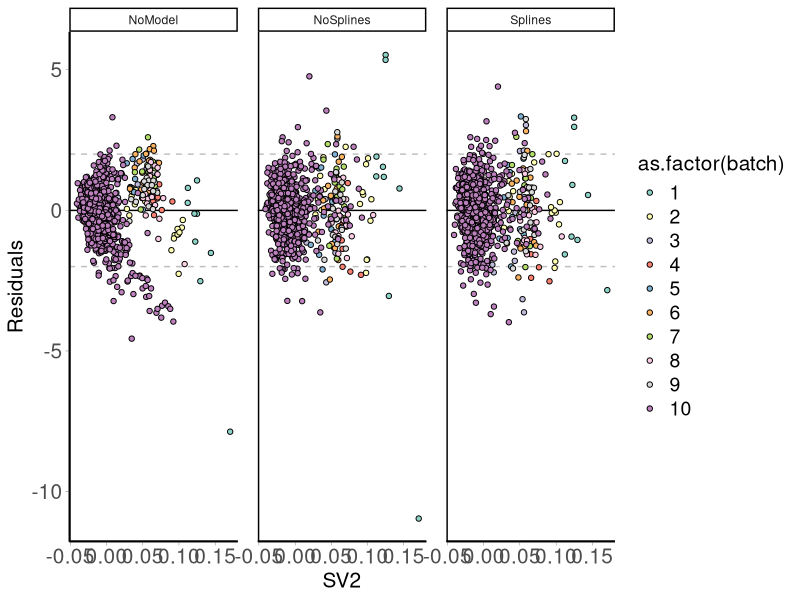
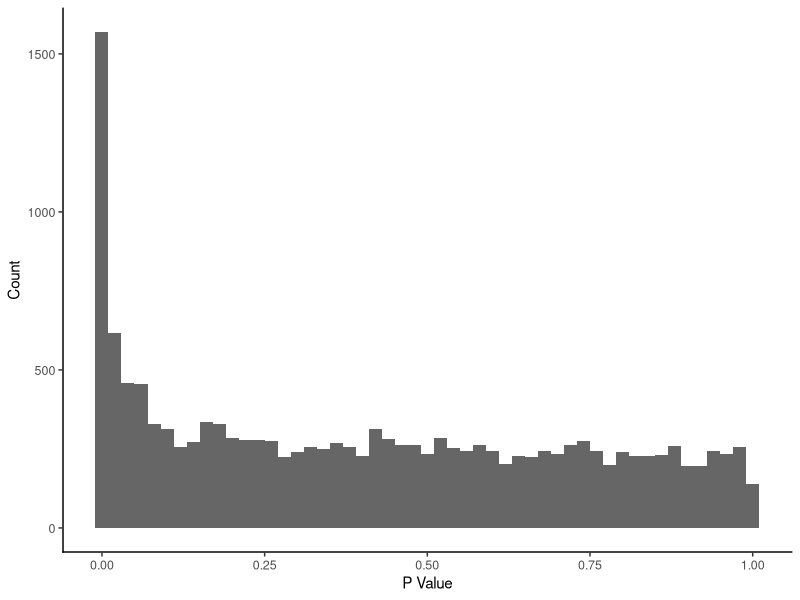
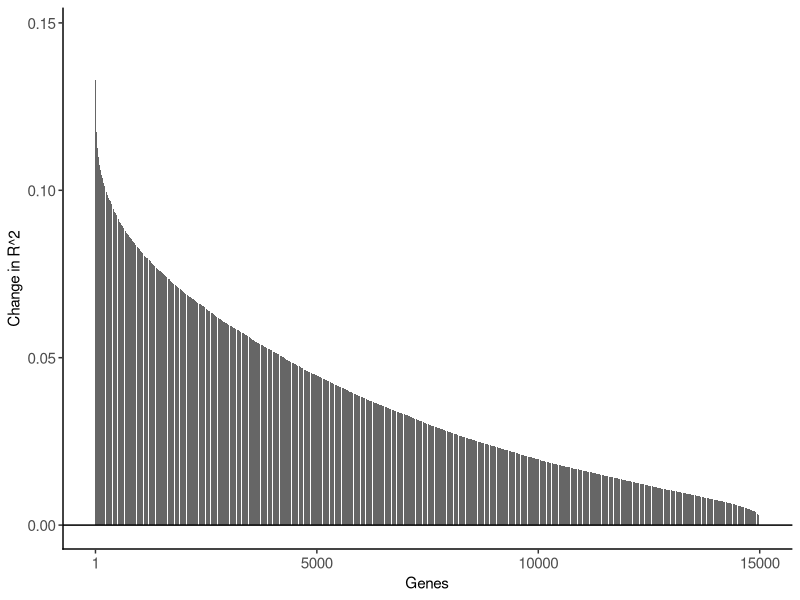

The R script that drew these images, in order:
#!/bin/R
# =======================================================================================================
# This is a script for generating EDF3: Use of regression splines in expression data normalization.
#
# Note that the final figure was generated by using inkscape by combining figures from this script for visualization purposes
#
# =======================================================================================================

library(cowplot)
library(ggplot2)


## Define ggplot theme
fsize <- 15
RD_theme = theme_classic() +
	theme(axis.text.x = element_text(size=fsize),
	axis.text.y = element_text(size=fsize), 
	axis.title = element_text(size=fsize), 
    legend.text = element_text(size=fsize-1), 
    legend.title = element_text(size=fsize), 
    axis.ticks = element_line(size=0.1))

## Make plots

# EDF3A
edf3a <- read.table("EDF3a_data.txt", header=T)
edf3a_plot <- ggplot(edf3a, aes(x=sv, y=residuals)) + 
	geom_hline(yintercept=0) +
	geom_hline(yintercept=2, colour="gray", linetype="dashed") +
	geom_hline(yintercept=-2, colour="gray", linetype="dashed") +
	geom_point(aes(fill=as.factor(batch)), size=1.5, shape=21, colour="black") +
	facet_wrap( ~ cohort, scales="fixed") +
	labs(x="SV2", y="Residuals") +
	RD_theme +
	theme(panel.spacing.x=unit(1, "lines")) +
	annotate("segment", x=-Inf, xend=Inf, y=-Inf, yend=-Inf, size=1) +
	annotate("segment", x=-Inf, xend=-Inf, y=-Inf, yend=Inf, size=1) +
	scale_fill_brewer(palette="Set3")


# EDF3B
edf3b <- read.table("EDF3b_data.txt", header=T)

# EDF3C
edf3c <- read.table("EDF3c_data.txt", header=T)
edf3c_plot <- ggplot(edf3c, aes(pvalue)) +
	geom_histogram(binwidth=0.02, fill="gray40") +
	labs(x="P Value", y="Count") +
	theme_bw() +
	theme(strip.background=element_blank(),
		panel.grid.major=element_blank(),
		panel.grid.minor=element_blank(),
		axis.text=element_text(size=9),
		panel.border=element_blank()) +
	annotate("segment", x=-Inf, xend=Inf, y=-Inf, yend=-Inf, size=1) +
	annotate("segment", x=-Inf, xend=-Inf, y=-Inf, yend=Inf, size=1)


# EDF3D
edf3d <- read.table("EDF3d_data.txt", header=T)
edf3d_plot <- ggplot(data=edf3d, aes(x=gene_id, y=value)) + #
	geom_bar(stat="identity", fill="gray40") +
	geom_hline(yintercept=0) +
	labs(x="Genes", y="Change in R^2") +
	scale_x_continuous(breaks=c(1, seq(5000, 20000, 5000))) +
	theme_bw() +
	theme(strip.background=element_blank(),
		panel.grid.major=element_blank(),
		panel.grid.minor=element_blank(),
		axis.text=element_text(size=11),
		panel.border=element_blank()) +
	annotate("segment", x=-Inf, xend=Inf, y=-Inf, yend=-Inf, size=1) +
	annotate("segment", x=-Inf, xend=-Inf, y=-Inf, yend=Inf, size=1) 
